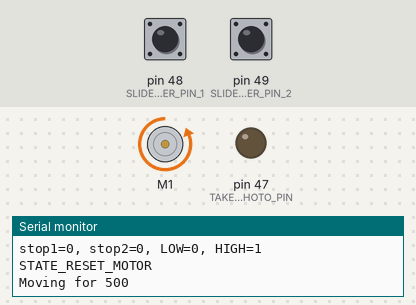
Simulated run of this sketch. Board: Arduino Mega 2560, built with avr-gcc and run on an emulated ATmega2560. On the bench: DC motor (green arrow = forward, orange = backward, longer = faster), output pins drawn as LEDs (lit = HIGH), the last lines printed to the serial monitor. The test bench sets the inputs (shaded band); at power-on: pin 48 (SLIDE_STOPPER_PIN_1) LOW, pin 49 (SLIDE_STOPPER_PIN_2) LOW.

Above: at 1.3 s.
1.4 s: pin 48 (SLIDE_STOPPER_PIN_1) pulled HIGH for 0.3 s
At 2.0 s:
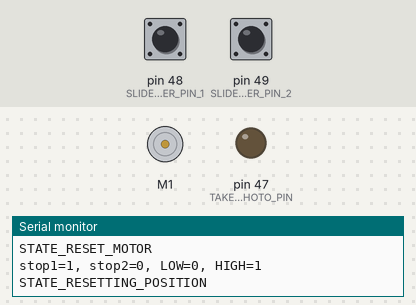
At 4.75 s:
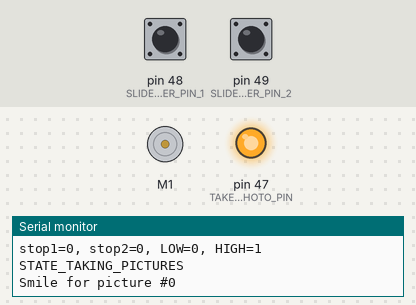
Timing chart, 0 to 36.1 s (numbered marks = the images above; inputs shaded):
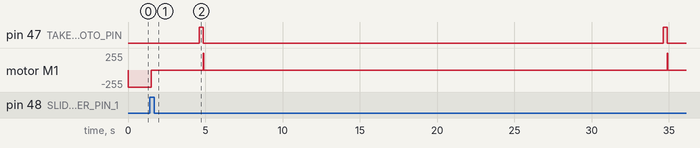

Measured:
- after the input at 1.4 s, pin 47 (TAKE_PHOTO_PIN): alternates HIGH for 0.25 s and LOW for 29.8 s, starting after 3.2 s; motor M1: backward 255/255 → stopped after 0.11 s

The sketch:

DSLR_Slider.ino
```cpp
#include <AFMotor.h>

// Begin: user-changeable values
int TAKE_PHOTO_PIN = 47; // On my camera cable, yellow=tip, red=base, white=middle
int MOTOR_PORT_1 = 1;
int SLIDE_STOPPER_PIN_1 = 48;
int SLIDE_STOPPER_PIN_2 = 49;
int LED_PIN = 38;

// 128, 300 -> About 102 shots. Some stick.
// 255, 200 -> 46 shots. No sticking.
// 255, 100 -> 92 shots. No sticking.
// 255,  50 -> 178 shots. No sticking.
// 255,  25 -> 364 shots. No sticking.
// 230,  13 -> 1697 shots.
int MOTOR_SPEED_FOR_PHOTO = 255;          // The speed at which the motor travels between pictures.  1...255, 255 is fastest.  Non-linear.
int MOTOR_TRAVEL_TIME_FOR_PHOTO = 25;     // How long to run the motor between each pair of photos.  In milliseconds.
int MOTOR_SETTLE_TIME = 1000;             // How long to wait between stopping the motor and taking a picture, to avoid vibration, etc.  In milliseconds.
int CAMERA_SHUTTER_TIME = 250;            // How long to hold down the camera's shutter button.  In milliseconds.
int TIME_BETWEEN_PHOTOS = 30000;          // How long to wait between beginning to take one photo, and beginning to take the next photo (thus, this includes MOTOR_TRAVEL_TIME, MOTOR_SETTLE_TIME, and CAMERA_SHUTTER_TIME!).  In milliseconds.

int MOTOR_SPEED_FOR_RESET = 255;          // The speed at which the motor travels when it is resetting its position, prior to starting to take pictures. 1...255, 255 is fastest.  Non-linear.
int MOTOR_TRAVEL_TIME_FOR_RESET = 500;    // How long to run the motor (between testing the switch state) while resetting its position

int DELAY_AFTER_RESET = 2000;             // How long to wait after resetting the motor's position, before starting to take pictures.  In milliseconds.
// End: user-changeable values

int STATE_RESET_MOTOR = 1;
int STATE_DONE_RESETTING_POSITION = 2;
int STATE_TAKING_PICTURES = 3;
int STATE_DONE = 4;
int state = STATE_RESET_MOTOR;

int POST_PHOTO_DELAY_TIME;
AF_DCMotor motor(MOTOR_PORT_1, MOTOR12_1KHZ);
int motorDir = BACKWARD;
int photoNum = 0;

void setup() {
    pinMode(TAKE_PHOTO_PIN, OUTPUT);
    pinMode(SLIDE_STOPPER_PIN_1, INPUT);
    pinMode(SLIDE_STOPPER_PIN_2, INPUT);
    digitalWrite(TAKE_PHOTO_PIN, LOW);
    motor.setSpeed(MOTOR_SPEED_FOR_RESET);
    POST_PHOTO_DELAY_TIME = max(TIME_BETWEEN_PHOTOS - MOTOR_TRAVEL_TIME_FOR_PHOTO - MOTOR_SETTLE_TIME - CAMERA_SHUTTER_TIME, 0);
    Serial.begin(9600);
}

void loop() {
    printStopStates();
    if (state == STATE_RESET_MOTOR) {
        Serial.println("STATE_RESET_MOTOR");
        if (reachedBeginningOfSlide()) {
            state = STATE_DONE_RESETTING_POSITION;
        } else {
            advanceSlideForReset();
        }
    } else if (state == STATE_DONE_RESETTING_POSITION) {
        Serial.println("STATE_RESETTING_POSITION");
        blinkLed();
        delay(DELAY_AFTER_RESET);
        blinkLed();
        Serial.println("Done waiting.");
        motorDir = FORWARD;
        motor.setSpeed(MOTOR_SPEED_FOR_PHOTO);
        Serial.println("Changed motor parameters.");
        state = STATE_TAKING_PICTURES;
    } else if (state == STATE_TAKING_PICTURES) {
        Serial.println("STATE_TAKING_PICTURES");
        takePhoto();
        advanceSlideForPhoto();
        delay(POST_PHOTO_DELAY_TIME);
        if (reachedEndOfSlide()) {
            takePhoto();
            state = STATE_DONE;
            Serial.println("STATE_DONE");
        }
    } else {
        blinkLed();
    }
}

void advanceSlideForReset() {
    advanceSlide(MOTOR_TRAVEL_TIME_FOR_RESET, false);
}

void advanceSlideForPhoto() {
    advanceSlide(MOTOR_TRAVEL_TIME_FOR_PHOTO, true);
}

// Let the motor travel
void advanceSlide(int travelTime, boolean doDelay) {
    Serial.print("Moving for ");
    Serial.println(travelTime);
    motor.run(motorDir);
    delay(travelTime);
    motor.run(RELEASE);
    if (doDelay) {
        delay(MOTOR_SETTLE_TIME);
    }
}

// Take a picture
void takePhoto() {
    Serial.print("Smile for picture #");
    Serial.println(photoNum++);
    digitalWrite(TAKE_PHOTO_PIN, HIGH);
    delay(CAMERA_SHUTTER_TIME);
    digitalWrite(TAKE_PHOTO_PIN, LOW);
}

boolean reachedBeginningOfSlide() {
    return (HIGH == digitalRead(SLIDE_STOPPER_PIN_1));
}

boolean reachedEndOfSlide() {
    return (HIGH == digitalRead(SLIDE_STOPPER_PIN_2));
}

void blinkLed() {
    digitalWrite(LED_PIN, HIGH);
    delay(250);
    digitalWrite(LED_PIN, LOW);
    delay(250);
}

void printStopStates() {
    int stop1 = digitalRead(SLIDE_STOPPER_PIN_1);
    int stop2 = digitalRead(SLIDE_STOPPER_PIN_2);
    Serial.print("stop1=");
    Serial.print(stop1);
    Serial.print(", stop2=");
    Serial.print(stop2);
    Serial.print(", LOW=");
    Serial.print(LOW);
    Serial.print(", HIGH=");
    Serial.println(HIGH);
}
```
